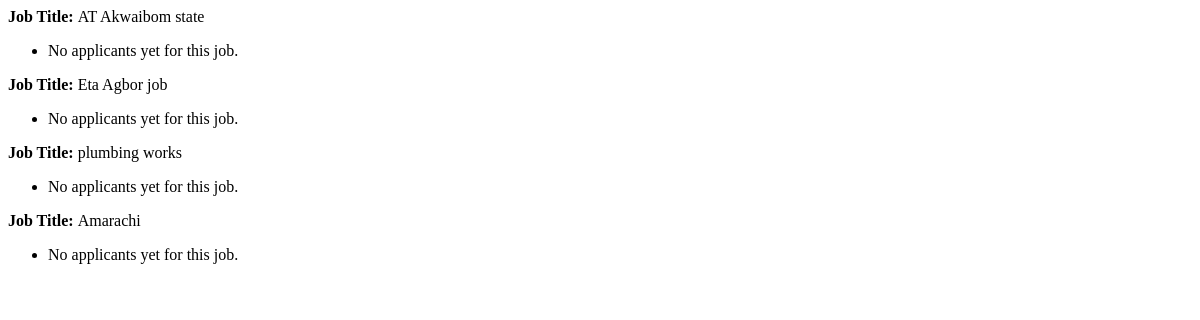
/clients/applicants (signed in), run on an earlier commit of the app's database.
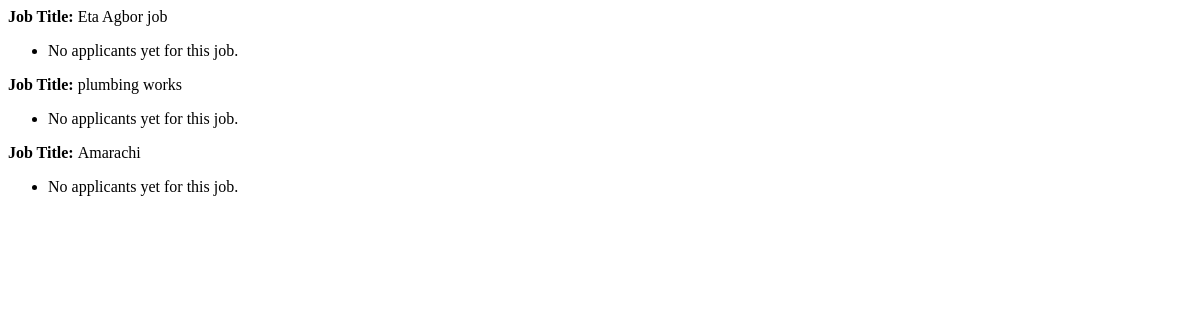
And on a later commit of the database.
### model/base.py (models this page shows, shortened)
class Job(Base):
    __tablename__ = 'jobs'
    id = Column(Integer, primary_key=True)
    job_title = Column(String(50), nullable=False)
    job_description = Column(String(100), nullable=False)
    completed = Column(Boolean, default=False)
    content = Column(String(1000), nullable=False)
    date_posted = Column(DateTime, nullable=False, default=datetime.utcnow)
    location = Column(String(100), nullable=False)
    client_id = Column(Integer, ForeignKey('clients.id'))

### model/clients/routes.py (the view, shortened to what this page needs)
@client_s.route("/applicants", methods=['GET', 'POST'], strict_slashes=False)
@login_required
def view_applicants():
    current_user_jobs = Job.query.filter_by(client_id=current_user.id).all()
    job_applicants = {}
    for job in current_user_jobs:
        applicants = (
            db.session.query(Plumber)
            .join(JobPlumber, JobPlumber.plumber_id == Plumber.id)
            .filter(JobPlumber.job_id == job.id)
            .all()
        )
        job_applicants[job.id] = applicants
    return render_template(
        'applicant.html',
        title='View Applicants',
        job_applicants=job_applicants,
        current_user_jobs=current_user_jobs
    )

### model/__init__.py (called while the page is built)
@login_manager.user_loader
def load_user(user_id):
    x = Plumber.query.get(str(user_id))
    if x == None:
        x = Client.query.get(str(user_id))
    return x

### model/clients/templates/applicant.html (shortened to what this page needs)
{% for job in current_user_jobs %}
<article class="media content-section">
  <div class="media-body">
    <div class="article-metadata">
      <div class="text-text-muted"><strong>Job Title: </strong>{{ job.job_title }}</div>
    </div>
    <ul>
      {% if not job_applicants.get(job.id) %}
        <li>No applicants yet for this job.</li>
      {% endif %}
    </ul>
  </div>
</article>
{% endfor %}

What changed in the data, as far as the page shows it:
removed Job: job_title "AT Akwaibom state", shows "No applicants yet for this job."
